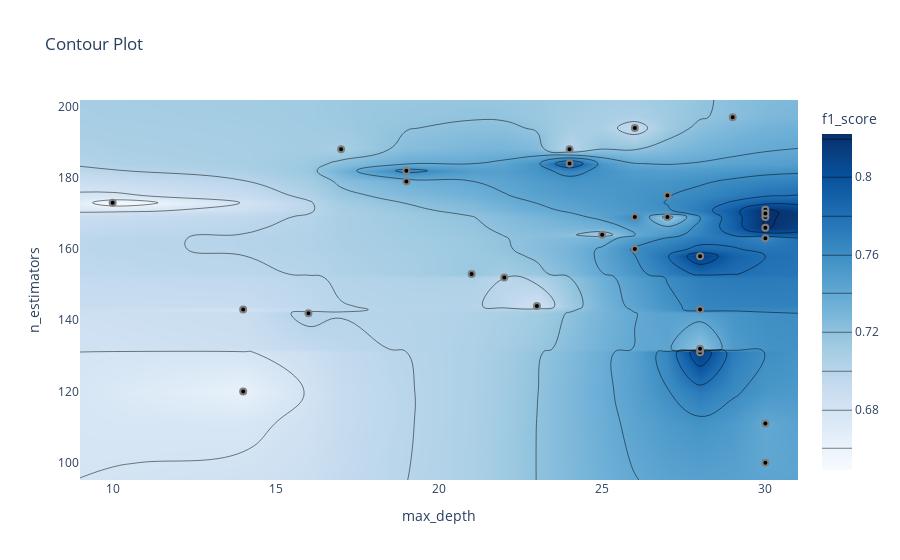

The notebook cell saved with this chart:
### Markdown cell above
График контура отношений гиперпараметров

Он показывает связь между различными комбинациями гиперпараметров и значение метрики для этих комбинаций в виде контурного графика.

### Code cell
optuna.visualization.plot_contour(study, params=["max_depth", "n_estimators"],
                                  target_name="f1_score")

### Figure 1 — Plotly figure (JSON) as saved in the notebook; plotly's stock layout.template omitted (floating-point values rounded to 4 significant figures; data arrays with more than 128 entries replaced by an {"elided": "..."} marker saying what was removed)
{"data": [{"colorbar": {"title": {"text": "f1_score"}}, "colorscale": [[0, "rgb(247,251,255)"], [0.125, "rgb(222,235,247)"], [0.25, "rgb(198,219,239)"], [0.375, "rgb(158,202,225)"], [0.5, "rgb(107,174,214)"], [0.625, "rgb(66,146,198)"], [0.75, "rgb(33,113,181)"], [0.875, "rgb(8,81,156)"], [1, "rgb(8,48,107)"]], "connectgaps": true, "contours": {"coloring": "heatmap"}, "hoverinfo": "none", "line": {"smoothing": 1.3}, "reversescale": false, "type": "contour", "x": [9, 10, 14, 16, 17, 19, 21, 22, 23, 24, 25, 26, 27, 28, 29, 30, 31], "y": [95.15, 100, 111, 120, 131, 132, 142, 143, 144, 152, 153, 158, 160, 163, 164, 166, 169, 170, 171, 173, 175, 179, 182, 184, 188, 194, 197, 201.8], "z": {"elided": "28x17 float values"}}, {"marker": {"color": "black", "line": {"color": "Gray", "width": 2}}, "mode": "markers", "name": "Feasible Trial", "showlegend": false, "type": "scatter", "x": [14, 26, 14, 21, 24, 22, 23, 17, 26, 29, 30, 30, 30, 10, 28, 27, 30, 19, 25, 19, 28, 30, 30, 28, 26, 30, 24, 28, 27, 16], "y": [143, 194, 120, 153, 188, 152, 144, 188, 160, 197, 169, 171, 170, 173, 131, 175, 111, 179, 164, 182, 132, 166, 163, 158, 169, 100, 184, 143, 169, 142]}, {"marker": {"color": "#cccccc", "line": {"color": "Gray", "width": 2}}, "mode": "markers", "name": "Infeasible Trial", "showlegend": false, "type": "scatter", "x": [], "y": []}], "layout": {"title": {"text": "Contour Plot"}, "xaxis": {"range": [9, 31], "title": {"text": "max_depth"}}, "yaxis": {"range": [95.15, 201.8], "title": {"text": "n_estimators"}}}}
